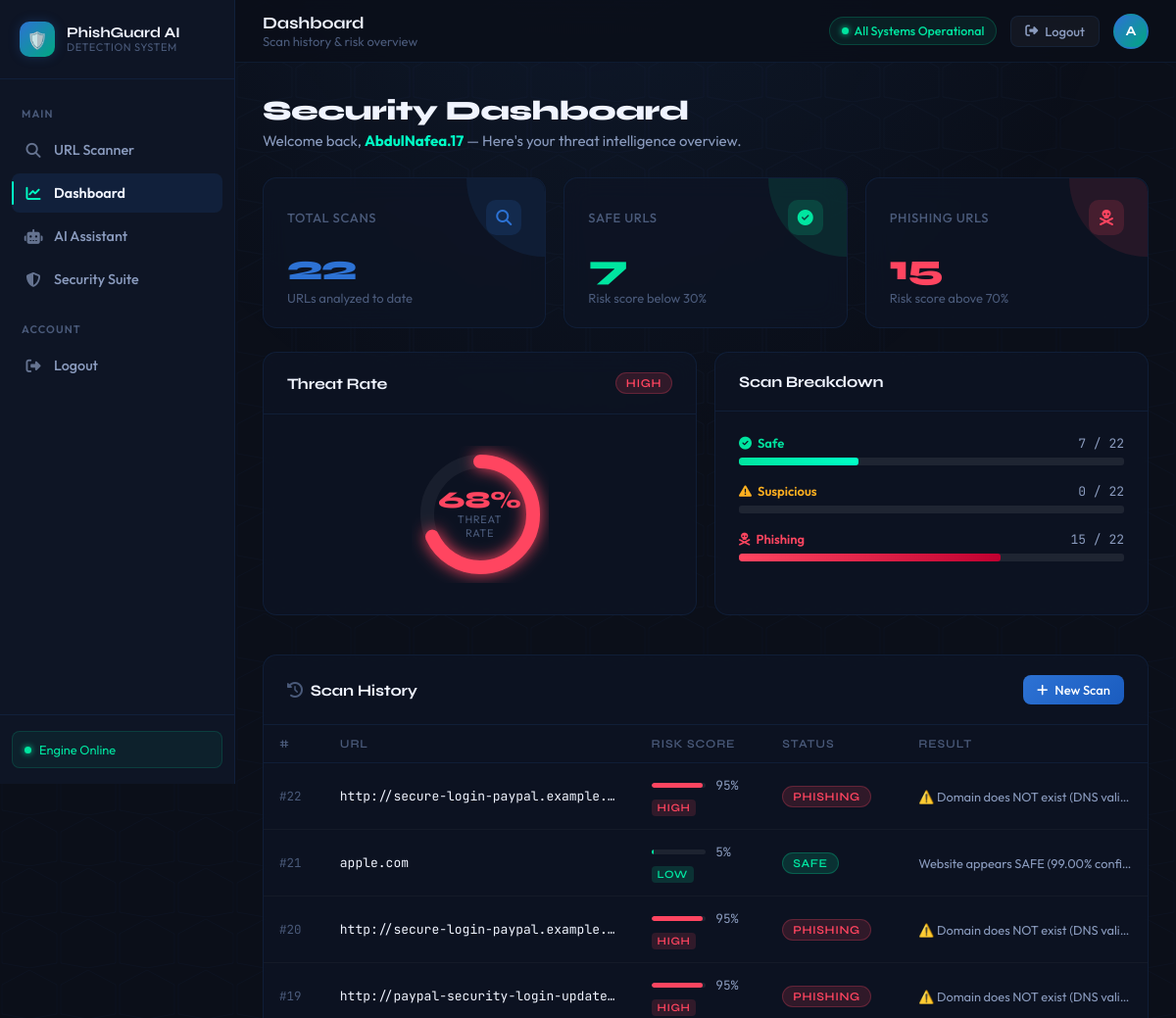
Page /dashboard (signed in, upper part) on the earlier database version.
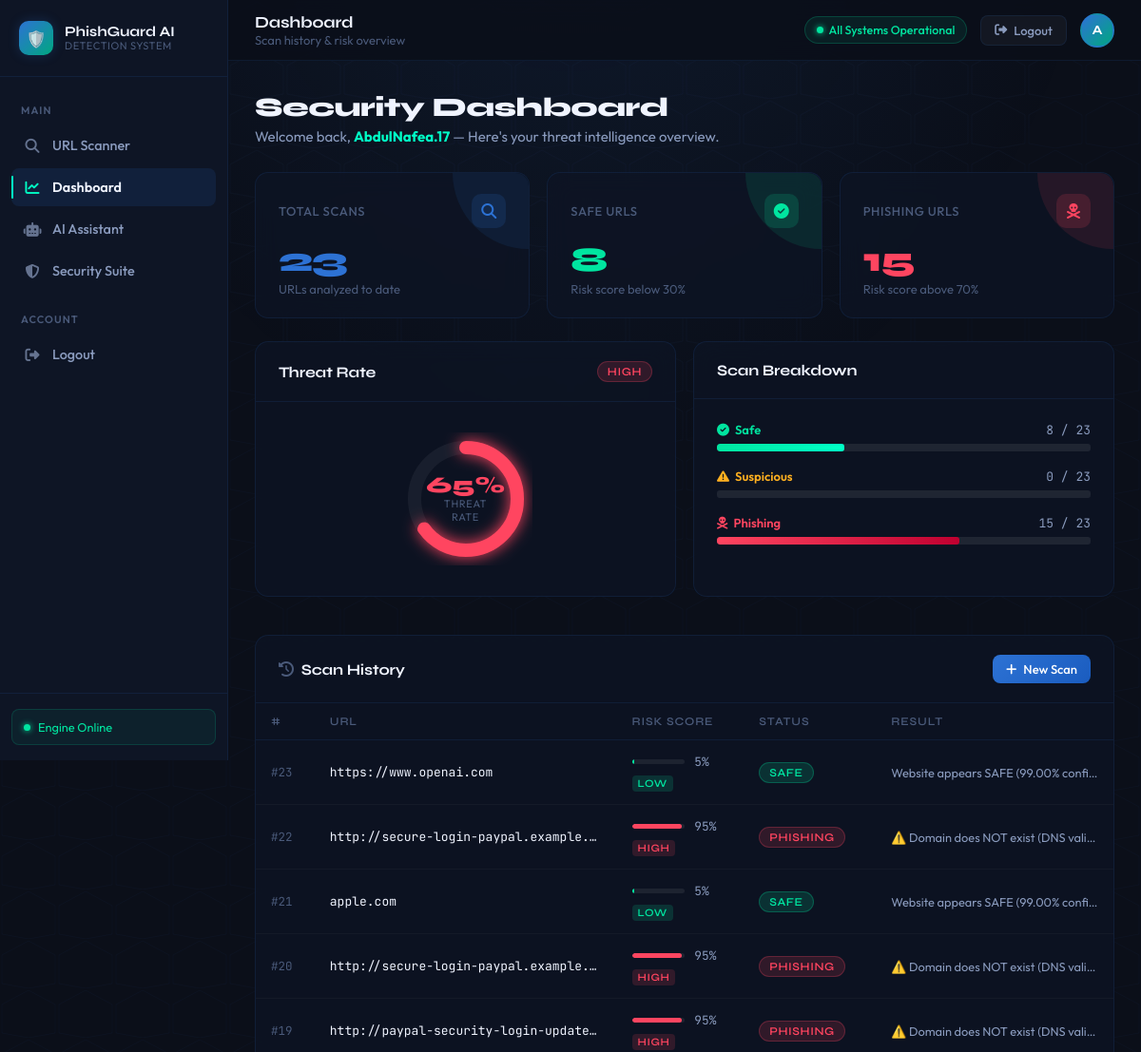
Same page on the later database version.
### models.py (models this page shows)
class User(db.Model, UserMixin):
    id = db.Column(db.Integer, primary_key=True)
    username = db.Column(db.String(150), unique=True, nullable=False)
    email = db.Column(db.String(150), unique=True, nullable=False)
    password = db.Column(db.String(200), nullable=False)
    scans = db.relationship('Scan', backref='user', lazy=True)

class Scan(db.Model):
    id = db.Column(db.Integer, primary_key=True)
    url = db.Column(db.String(500))
    risk_score = db.Column(db.Float, default=0.0)
    result = db.Column(db.String(200))
    created_at = db.Column(db.DateTime, default=datetime.datetime.utcnow, nullable=False)
    user_id = db.Column(db.Integer, db.ForeignKey('user.id'), nullable=False)

### app.py (the view)
@app.route("/dashboard")
@login_required
def dashboard():
    scans = Scan.query.filter_by(user_id=current_user.id)\
        .order_by(Scan.id.desc()).all()
    return render_template("dashboard.html", scans=scans)

### app.py (called while the page is built)
@login_manager.user_loader
def load_user(user_id):
    return User.query.get(int(user_id))

### templates/dashboard.html (shortened to what this page needs)
<!DOCTYPE html>
<html lang="en">
<head>
  <link rel="stylesheet" href="{{ url_for('static', filename='global.css') }}">
  <link rel="stylesheet" href="https://cdnjs.cloudflare.com/ajax/libs/font-awesome/6.5.0/css/all.min.css">
</head>
<body>
<div class="app-layout">
  <aside class="sidebar" id="sidebar">
    <a href="{{ url_for('index') }}" class="sidebar-brand">
      <div class="sidebar-brand-icon">🛡️</div>
      <div class="sidebar-brand-name">
        PhishGuard AI
        <span>Detection System</span>
      </div>
    </a>
    <nav class="sidebar-nav">
      <span class="nav-section-label">Main</span>
      <a href="{{ url_for('index') }}" class="sidebar-link">
        <span class="nav-icon"><i class="fa-solid fa-magnifying-glass"></i></span>
        URL Scanner
      </a>
      <a href="{{ url_for('dashboard') }}" class="sidebar-link active">
        <span class="nav-icon"><i class="fa-solid fa-chart-line"></i></span>
        Dashboard
      </a>
      <a href="{{ url_for('assistant') }}" class="sidebar-link">
        <span class="nav-icon"><i class="fa-solid fa-robot"></i></span>
        AI Assistant
      </a>
      <a href="{{ url_for('security_suite') }}" class="sidebar-link">
        <span class="nav-icon"><i class="fa-solid fa-shield-halved"></i></span>
        Security Suite
      </a>
      <span class="nav-section-label">Account</span>
      <a href="{{ url_for('logout') }}" class="sidebar-link danger-link">
        <span class="nav-icon"><i class="fa-solid fa-right-from-bracket"></i></span>
        Logout
      </a>
    </nav>
    <div class="sidebar-footer">
      <div class="status-badge">
        <div class="status-dot"></div>
        Engine Online
      </div>
    </div>
  </aside>
  <div class="main-content">
    <header class="topbar">
      <div class="topbar-left">
        <div>
          <div class="topbar-title">Dashboard</div>
          <div class="topbar-breadcrumb">Scan history &amp; risk overview</div>
        </div>
      </div>
      <div class="topbar-right">
        <div class="topbar-pill">
          <div class="status-dot"></div>
          All Systems Operational
        </div>
        <a href="{{ url_for('logout') }}" class="topbar-btn">
          <i class="fa-solid fa-right-from-bracket"></i>
          Logout
        </a>
        <div class="topbar-avatar" title="{{ current_user.username }}">
          {{ current_user.username[0].upper() }}
        </div>
      </div>
    </header>
    <div class="page-body">
      <div class="page-header fade-in">
        <h1>Security Dashboard</h1>
        <p>Welcome back, <strong style="color:var(--accent-cyan)">{{ current_user.username }}</strong> — Here's your threat intelligence overview.</p>
      </div>
      {% set total = scans|length if scans else 0 %}
      {% set safe_count = scans|selectattr('risk_score','lt',30)|list|length if scans else 0 %}
      {% set suspicious_count = scans|selectattr('risk_score','ge',30)|list|length if scans else 0 %}
      {% set phishing_count = scans|selectattr('risk_score','ge',70)|list|length if scans else 0 %}
      {% set suspicious_only = suspicious_count - phishing_count %}
      <div class="stats-row stagger">
        <div class="stat-card blue">
          <div class="stat-card-header">
            <span class="stat-card-label">Total Scans</span>
            <div class="stat-card-icon"><i class="fa-solid fa-magnifying-glass"></i></div>
          </div>
          <div class="stat-card-value">{{ total }}</div>
          <div class="stat-card-sub">URLs analyzed to date</div>
        </div>
        <div class="stat-card green">
          <div class="stat-card-header">
            <span class="stat-card-label">Safe URLs</span>
            <div class="stat-card-icon"><i class="fa-solid fa-circle-check"></i></div>
          </div>
          <div class="stat-card-value">{{ safe_count }}</div>
          <div class="stat-card-sub">Risk score below 30%</div>
        </div>
        <div class="stat-card red">
          <div class="stat-card-header">
            <span class="stat-card-label">Phishing URLs</span>
            <div class="stat-card-icon"><i class="fa-solid fa-skull-crossbones"></i></div>
          </div>
          <div class="stat-card-value">{{ phishing_count }}</div>
          <div class="stat-card-sub">Risk score above 70%</div>
        </div>
      </div>
      <div class="chart-row">
        <div class="content-card">
          <div class="card-head">
            <h2>Threat Rate</h2>
            <span class="pill {{ 'red' if total > 0 and phishing_count / total > 0.3 else 'green' }}">
              {{ 'HIGH' if total > 0 and phishing_count / total > 0.3 else 'LOW' }}
            </span>
          </div>
          <div class="card-body" style="display:flex;align-items:center;justify-content:center;padding:32px">
            {% set pct = ((phishing_count / total * 100) | int) if total > 0 else 0 %}
            <div class="mini-gauge">
              <svg width="140" height="140" viewBox="0 0 140 140">
                <circle cx="70" cy="70" r="54" fill="none" stroke="rgba(255,255,255,0.05)" stroke-width="14"/>
                <circle cx="70" cy="70" r="54" fill="none"
                  stroke="{{ 'var(--danger)' if pct > 30 else 'var(--success)' }}"
                  stroke-width="14"
                  stroke-dasharray="{{ (339.3 * pct / 100) | int }} 339.3"
                  stroke-linecap="round"
                  style="transition: stroke-dasharray 1.4s cubic-bezier(0.4,0,0.2,1); filter: drop-shadow(0 0 8px {{ 'var(--danger)' if pct > 30 else 'var(--success)' }})"
                  id="gaugeArc"
                  data-pct="{{ pct }}"/>
              </svg>
              <div class="gauge-text">
                <div class="gauge-val" style="color:{{ 'var(--danger)' if pct > 30 else 'var(--success)' }}">{{ pct }}%</div>
                <div class="gauge-sub">Threat<br>Rate</div>
              </div>
            </div>
          </div>
        </div>
        <div class="content-card">
          <div class="card-head">
            <h2>Scan Breakdown</h2>
          </div>
          <div class="card-body">
            {% if total > 0 %}
              <div style="margin-bottom:18px">
                <div style="display:flex;justify-content:space-between;font-size:0.8125rem;margin-bottom:6px">
                  <span style="color:var(--success);font-weight:600"><i class="fa-solid fa-circle-check" style="margin-right:6px"></i>Safe</span>
                  <span style="font-family:var(--font-mono);color:var(--text-secondary)">{{ safe_count }} / {{ total }}</span>
                </div>
                <div class="risk-track" style="height:8px">
                  <div class="risk-fill" style="background:linear-gradient(90deg,var(--success),var(--accent-cyan));width:{{ (safe_count/total*100)|int }}%"></div>
                </div>
              </div>
              <div style="margin-bottom:18px">
                <div style="display:flex;justify-content:space-between;font-size:0.8125rem;margin-bottom:6px">
                  <span style="color:var(--warning);font-weight:600"><i class="fa-solid fa-triangle-exclamation" style="margin-right:6px"></i>Suspicious</span>
                  <span style="font-family:var(--font-mono);color:var(--text-secondary)">{{ suspicious_only }} / {{ total }}</span>
                </div>
                <div class="risk-track" style="height:8px">
                </div>
              </div>
              <div>
                <div style="display:flex;justify-content:space-between;font-size:0.8125rem;margin-bottom:6px">
                  <span style="color:var(--danger);font-weight:600"><i class="fa-solid fa-skull-crossbones" style="margin-right:6px"></i>Phishing</span>
                  <span style="font-family:var(--font-mono);color:var(--text-secondary)">{{ phishing_count }} / {{ total }}</span>
                </div>
                <div class="risk-track" style="height:8px">
                  <div class="risk-fill" style="background:linear-gradient(90deg,var(--danger),#c00030);width:{{ (phishing_count/total*100)|int }}%"></div>
                </div>
              </div>
            {% else %}
              <div class="empty-state">
                <div class="empty-state-icon">📊</div>
                <h3>No data yet</h3>
                <p>Run your first URL scan to see statistics here.</p>
              </div>
            {% endif %}
          </div>
        </div>
      </div>
      <div class="content-card fade-in">
        <div class="card-head">
          <h2><i class="fa-solid fa-clock-rotate-left" style="margin-right:8px;color:var(--text-muted)"></i>Scan History</h2>
          <div class="card-head-right">
            {% if scans %}
              <a href="{{ url_for('index') }}" class="btn btn-primary" style="font-size:0.8125rem;padding:7px 14px">
                <i class="fa-solid fa-plus"></i> New Scan
              </a>
            {% endif %}
          </div>
        </div>
        {% if scans %}
        <div class="table-wrap">
          <table>
            <thead>
              <tr>
                <th>#</th>
                <th>URL</th>
                <th>Risk Score</th>
                <th>Status</th>
                <th>Result</th>
              </tr>
            </thead>
            <tbody>
              {% for scan in scans %}
                {% set score = scan.risk_score if scan.risk_score is not none else 0 %}
                {% set risk_level = 'low' if score < 30 else 'medium' if score < 70 else 'high' %}
                {% set status_label = 'SAFE' if score < 30 else 'SUSPICIOUS' if score < 70 else 'PHISHING' %}
                {% set pill_color  = 'green' if score < 30 else 'yellow' if score < 70 else 'red' %}
                <tr>
                  <td class="table-id-cell">#{{ scan.id }}</td>
                  <td class="url-cell" title="{{ scan.url }}">{{ scan.url }}</td>
                  <td>
                    <div class="risk-wrap">
                      <div class="risk-bar-track">
                        <div class="risk-bar" style="width:{{ score }}%;background:{{ 'var(--success)' if score < 30 else 'var(--warning)' if score < 70 else 'var(--danger)' }}"></div>
                      </div>
                      <span style="font-family:var(--font-mono);font-size:0.8rem;color:var(--text-secondary);min-width:36px">{{ score|int }}%</span>
                    </div>
                    <span class="risk-status {{ risk_level }}">{{ risk_level|upper }}</span>
                  </td>
                  <td>
                    <span class="pill {{ pill_color }}">{{ status_label }}</span>
                  </td>
                  <td style="font-size:0.8rem;color:var(--text-secondary);max-width:220px;overflow:hidden;text-overflow:ellipsis;white-space:nowrap" title="{{ scan.result }}">
                    {{ scan.result if scan.result else '—' }}
                  </td>
                </tr>
              {% endfor %}
            </tbody>
          </table>
        </div>
        {% endif %}
      </div>
    </div>
  </div>
</div>
</body>
</html>

### templates/dashboard.html (style rules this page uses)
.chart-row { display: grid; grid-template-columns: 1fr 1fr; gap: 18px; margin-bottom: 20px; }
.mini-gauge { position: relative; display: flex; align-items: center; justify-content: center; }
.mini-gauge svg { transform: rotate(-90deg); }
.gauge-text { position: absolute; text-align: center; }
.gauge-text .gauge-val { font-family: var(--font-display); font-size: 1.5rem; font-weight: 800; line-height: 1; }
.gauge-text .gauge-sub { font-size: 0.6875rem; color: var(--text-muted); text-transform: uppercase; letter-spacing: 0.06em; }
.table-id-cell { font-family: var(--font-mono); font-size: 0.78rem; color: var(--text-muted); }

Differences in the rows shown:
added Scan: id "23", url "https://www.openai.com", risk_score "5", risk_level "LOW", status_label "SAFE", result "Website appears SAFE (99.00% confi…"
Other differences:
{{ total }}: "22" → "23"
{{ safe_count }}: "7" → "8"
{{ pct }}: "68" → "65"
{{ (safe_count/total*100)|int }}: 31 → 34 (drawn)
{{ (phishing_count/total*100)|int }}: 68 → 65 (drawn)
